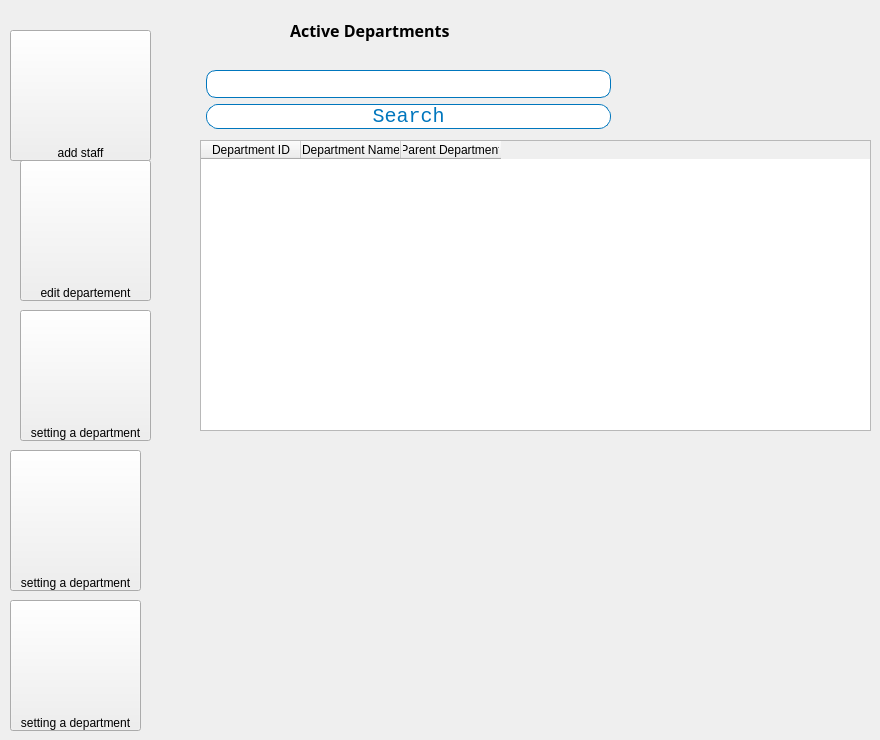
      <widget class="QWidget" name="activedepartment">
       <widget class="QTableWidget" name="tableWidget_4">
        <property name="geometry">
         <rect>
          <x>200</x>
          <y>140</y>
          <width>671</width>
          <height>291</height>
         </rect>
        </property>
        <column>
         <property name="text">
          <string>Department ID</string>
         </property>
        </column>
        <column>
         <property name="text">
          <string>Department Name</string>
         </property>
        </column>
        <column>
         <property name="text">
          <string>Parent Department</string>
         </property>
        </column>
       </widget>
       <widget class="QLabel" name="status">
        <property name="geometry">
         <rect>
          <x>210</x>
          <y>80</y>
          <width>101</width>
          <height>31</height>
         </rect>
        </property>
        <property name="text">
         <string/>
        </property>
       </widget>
       <widget class="QWidget" name="formLayoutWidget_2">
        <property name="geometry">
         <rect>
          <x>200</x>
          <y>70</y>
          <width>411</width>
          <height>62</height>
         </rect>
        </property>
        <layout class="QFormLayout" name="formLayout_2">
         <item row="0" column="1">
          <widget class="QLineEdit" name="lineEdit_53">
           <property name="minimumSize">
            <size>
             <width>20</width>
             <height>28</height>
            </size>
           </property>
           <property name="styleSheet">
            <string notr="true">border :1px solid #0076bd;
border-radius:10px;
</string>
           </property>
          </widget>
         </item>
         <item row="1" column="1">
          <widget class="QPushButton" name="okbtn_3">
           <property name="styleSheet">
            <string notr="true">background-color:#fff;
color:#0076bd;
border: 1px solid #0076bd;
border-radius:12px;
font-family:monospace;
font-size:20px
</string>
           </property>
           <property name="text">
            <string>Search</string>
           </property>
          </widget>
         </item>
        </layout>
       </widget>
       <widget class="QPushButton" name="pushButton_55">
        <property name="geometry">
         <rect>
          <x>20</x>
          <y>160</y>
          <width>131</width>
          <height>141</height>
         </rect>
        </property>
        <property name="styleSheet">
         <string notr="true">background-image:url(:/edit/Edit.png);
background-repeat:no-repeat;
height:12px;
text-align:bottom;</string>
        </property>
        <property name="text">
         <string>edit departement</string>
        </property>
       </widget>
       <widget class="QPushButton" name="pushButton_56">
        <property name="geometry">
         <rect>
          <x>10</x>
          <y>450</y>
          <width>131</width>
          <height>141</height>
         </rect>
        </property>
        <property name="styleSheet">
         <string notr="true">background:url(:/del/delete.png);
background-repeat:no-repeat;
height:12px;
text-align:bottom;</string>
        </property>
        <property name="text">
         <string>setting a department</string>
        </property>
       </widget>
       <widget class="QPushButton" name="pushButton_57">
        <property name="geometry">
         <rect>
          <x>10</x>
          <y>30</y>
          <width>141</width>
          <height>131</height>
         </rect>
        </property>
        <property name="styleSheet">
         <string notr="true">background:url(:/staff/staff.png);
background-repeat:no-repeat;
height:12px;
text-align:bottom;</string>
        </property>
        <property name="text">
         <string>add staff</string>
        </property>
       </widget>
       <widget class="QPushButton" name="pushButton_58">
        <property name="geometry">
         <rect>
          <x>10</x>
          <y>600</y>
          <width>131</width>
          <height>131</height>
         </rect>
        </property>
        <property name="styleSheet">
         <string notr="true">background:url(:/act/Active.png);
background-repeat:no-repeat;
height:12px;
text-align:bottom;</string>
        </property>
        <property name="text">
         <string>setting a department</string>
        </property>
       </widget>
       <widget class="QPushButton" name="pushButton_59">
        <property name="geometry">
         <rect>
          <x>20</x>
          <y>310</y>
          <width>131</width>
          <height>131</height>
         </rect>
        </property>
        <property name="styleSheet">
         <string notr="true">background:url(:/setting/setting.png);
background-repeat:no-repeat;
height:12px;
text-align:bottom;</string>
        </property>
        <property name="text">
         <string>setting a department</string>
        </property>
       </widget>
       <widget class="QLabel" name="label_104">
        <property name="geometry">
         <rect>
          <x>290</x>
          <y>0</y>
          <width>231</width>
          <height>61</height>
         </rect>
        </property>
        <property name="font">
         <font>
          <family>Yu Gothic UI Semibold</family>
          <pointsize>12</pointsize>
          <weight>75</weight>
          <bold>true</bold>
         </font>
        </property>
        <property name="text">
         <string>Active Departments</string>
        </property>
       </widget>
      </widget>
